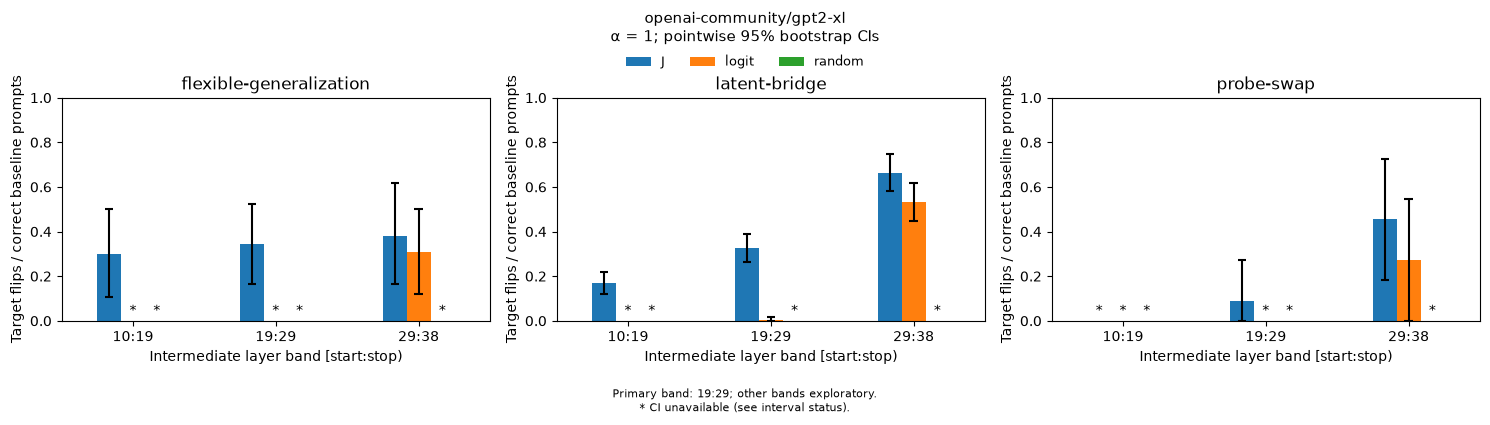
#> input picture poster/source_figures/gpt2-xl_token_swap_layer_bands.png, 1490 x 425 px; its folder holds 3 pictures in this run
$ python digitize_token_swap_figures.py
#> lines starting #> are read from the running program, lines starting #| are printed output that depends on the picture
### poster/digitize_bootstrap_figures.py
"""Digitize the bootstrap pass@k figures of the latent-bridge benchmark notebooks.

The interval CSVs of the GPT-2 XL and Gemma 4 31B runs exist only on the
machines that ran them, so their curves are read back from the PNG figures
saved in the notebooks. The figures come from one known matplotlib recipe
(`latent_bridge_v2_lens_benchmark_bootstrap.ipynb`, pass@k cell):

* panels in sorted dataset order, shared log x axis over k = 1..100 with
  default 5% margins, fixed y limits (-0.02, 1.02);
* J-lens #2a78d6 and logit lens #eb6834; intermediate solid, control dashed;
* each 95% band is `fill_between(..., alpha=0.12)`, drawn after its line, in the
  order J control, J intermediate, logit control, logit intermediate.

Lines are tracked column by column (two tracks per color); within each segment
between sampled k the solid track is the one with fewer gaps. Bands are read by
matching each pixel to the 9 possible alpha-blend colors. Values are accurate to
roughly one pixel (~0.005 in pass@k); `validate` compares them with exact data.
"""

from __future__ import annotations

import itertools
from pathlib import Path

import numpy as np
import pandas as pd
from PIL import Image

ROOT = Path(__file__).resolve().parents[1]
KS = np.array([1, 2, 5, 10, 20, 50, 100])
YLIM = (-0.02, 1.02)
LOG_XLIM = (np.log10(1) - 0.1, np.log10(100) + 0.1)  # matplotlib's 5% margins
COLORS = {"J-lens": np.array([42, 120, 214.0]), "logit lens": np.array([235, 104, 52.0])}
ALPHA = 0.12
DATASETS = {
    "gpt2-xl": ["association", "latent bridge: all but slot", "multihop", "multihop-easy",
                "multihop-easy-fewshot", "multilingual", "order-ops", "poetry", "typo"],
    "gemma-4-31b": ["association", "latent bridge: all but slot", "multihop", "multihop-easy",
                    "multilingual", "order-ops", "poetry", "typo"],
}
DATASETS["gemma-4-e4b"] = DATASETS["gemma-4-31b"]


def load(path: Path) -> np.ndarray:
    return np.asarray(Image.open(path).convert("RGB"), dtype=float)


def find_panels(image: np.ndarray, min_length: int = 250) -> list[tuple[float, float, float, float]]:
    """Return (left, right, top, bottom) spine centers of every axes, row-major."""
    dark = image.max(axis=2) < 110
    spans = []  # (row, start, end) of long horizontal dark runs
    for row in range(dark.shape[0]):
        cols = np.flatnonzero(dark[row])
        if len(cols) < min_length:
            continue
        breaks = np.flatnonzero(np.diff(cols) > 1)
        for seg in np.split(cols, breaks + 1):
            if len(seg) >= min_length:
                spans.append((row, seg[0], seg[-1]))
    panels = []
    for (start, end), group in itertools.groupby(
        sorted(spans, key=lambda s: (round(s[1] / 4), round(s[2] / 4), s[0])),
        key=lambda s: (round(s[1] / 4), round(s[2] / 4)),
    ):
        rows = [s[0] for s in group]
        # Merge adjacent anti-aliased rows into single spine positions.
        lines, current = [], [rows[0]]
        for r in rows[1:]:
            if r - current[-1] <= 2:
                current.append(r)
            else:
                lines.append(np.mean(current))
                current = [r]
        lines.append(np.mean(current))
        for top, bottom in zip(lines[0::2], lines[1::2], strict=True):
            panels.append((start * 4.0, end * 4.0, top, bottom))
    # Refine left/right from the dark vertical spines near the rough edges.
    refined = []
    for left, right, top, bottom in panels:
        rows = slice(int(top) + 3, int(bottom) - 2)
        columns = dark[rows].mean(axis=0)
        def spine(near):
            window = np.arange(max(0, int(near) - 8), min(dark.shape[1], int(near) + 9))
            hits = window[columns[window] > 0.8]
            return hits.mean() if len(hits) else near
        refined.append((spine(left), spine(right), top, bottom))
    return sorted(refined, key=lambda p: (round(p[2] / 20), p[0]))


def blend_palette() -> dict[tuple[int, int], np.ndarray]:
    """Background colors for nJ, nL overlapping 12% bands (J bands drawn first)."""
    palette = {}
    for n_j, n_l in itertools.product(range(3), range(3)):
        color = np.full(3, 255.0)
        for _ in range(n_j):
            color = (1 - ALPHA) * color + ALPHA * COLORS["J-lens"]
        for _ in range(n_l):
            color = (1 - ALPHA) * color + ALPHA * COLORS["logit lens"]
        palette[n_j, n_l] = color
    return palette


PALETTE = blend_palette()


# [361 lines left out: functions line_masks, column_runs, track, segment_line, classify_bands, band_interval and 8 more, not called in this run]


# [2 lines that do not run on import are left out]

### poster/digitize_token_swap_figures.py
"""Digitize the token-swap layer-band bar charts and extract exact primary-band values.

The bootstrap interval CSVs of the GPT-2 XL and Gemma 4 31B token-swap runs
exist only on the machines that ran them, so per-band values are read back from
the saved chart (`model_agnostic_token_swap_bootstrap.ipynb`, layer-band cell):

* one panel per dataset, pandas bars for J / logit / random (C0, C1, C2) at
  x = band index + (-1/6, 0, 1/6), x limits (-0.5, 2.5), y limits (0, 1);
* black percentile error bars at the bar center; zero bars are invisible and
  have degenerate (null) intervals.

The primary (middle) band is taken from the exact interval table saved in the
notebook (cell 18); it also serves to check the digitized values.
"""

from __future__ import annotations

import json
from pathlib import Path

import numpy as np
import pandas as pd
from digitize_bootstrap_figures import find_panels, load
from extract_exact_k10 import first_html_table

ROOT = Path(__file__).resolve().parents[1]
NOTEBOOKS = {
    "gpt2-xl": "notebooks/gpt2-xl/token_swap/gpt2xl_token_swap_bootstrap.ipynb",
    "gemma-4-31b": "notebooks/gemma-4-31b/token_swap/gemma31b_model_agnostic_token_swap_bootstrap.ipynb",
    "gemma-4-e4b": "notebooks/gemma-4-e4b/token_swap/model_agnostic_token_swap_bootstrap.ipynb",
}
DATASETS = ["flexible-generalization", "latent-bridge", "probe-swap"]
BANDS = ["early", "middle", "late"]  # 20-40%, 40-60%, 60-80% of depth (intermediate_bands)
ARMS = {"J": np.array([31, 119, 180.0]), "logit": np.array([255, 127, 14.0]),
        "random": np.array([44, 160, 44.0])}


def digitize(model: str) -> pd.DataFrame:
    image = load(ROOT / f"poster/source_figures/{model}_token_swap_layer_bands.png")
    panels = find_panels(image, min_length=300)
    if len(panels) != len(DATASETS):
        raise ValueError(f"{model}: found {len(panels)} panels")
    dark = image.max(axis=2) < 90
    rows = []
    for dataset, (left, right, top, bottom) in zip(DATASETS, panels, strict=True):
        def x_px(x):
            return left + (x + 0.5) / 3 * (right - left)

        def value(y):
            return (bottom - y) / (bottom - top)

        inner = slice(int(top) + 2, int(bottom) - 1)
        for b, band in enumerate(BANDS):
            for a, (arm, color) in enumerate(ARMS.items()):
                center = x_px(b + (a - 1) / 6)
                # Bar color away from the centered error bar and its caps.
                side = [int(round(center + d)) for d in (-7, -6, 6, 7)]
                hits = [np.flatnonzero(np.linalg.norm(image[inner, x] - color, axis=1) < 40)
                        for x in side]
                tops = [h[0] for h in hits if len(h) >= 2]
                if not tops:
                    rows.append(dict(model=model, dataset=dataset, band=band, arm=arm,
                                     estimate=0.0, ci_low=np.nan, ci_high=np.nan))
                    continue
                bar_top = np.median(tops) + int(top) + 2 - 0.5
                column = dark[inner, int(round(center)) - 1:int(round(center)) + 2].any(axis=1)
                runs = np.flatnonzero(column)
                ci = (np.nan, np.nan)
                if len(runs):
                    groups = np.split(runs, np.flatnonzero(np.diff(runs) > 1) + 1)
                    # The error bar is the dark run that spans the bar top.
                    row_top = bar_top - (int(top) + 2)
                    g = next((g for g in groups if g[0] - 3 <= row_top <= g[-1] + 3), None)
                    if g is not None and len(g) >= 3:
                        hi = g[0] + int(top) + 2
                        lo = g[-1] + int(top) + 2
                        ci = (max(0.0, value(lo + 0.5)), min(1.0, value(hi - 0.5)))
                rows.append(dict(model=model, dataset=dataset, band=band, arm=arm,
                                 estimate=float(np.clip(value(bar_top), 0, 1)),
                                 ci_low=ci[0], ci_high=ci[1]))
    return pd.DataFrame(rows)


def exact_primary(model: str) -> pd.DataFrame:
    cells = json.loads((ROOT / NOTEBOOKS[model]).read_text())["cells"]
    table = first_html_table(cells[18])
    for column in ("estimate", "ci_low", "ci_high", "n_units", "n_clusters", "n_trials"):
        table[column] = pd.to_numeric(table[column], errors="coerce")
    return table.assign(model=model, band="middle")


def main() -> None:
    digitized = pd.concat([digitize(m) for m in NOTEBOOKS], ignore_index=True)
#> in find_panels, `dark = image.max(axis=2) < 110`:
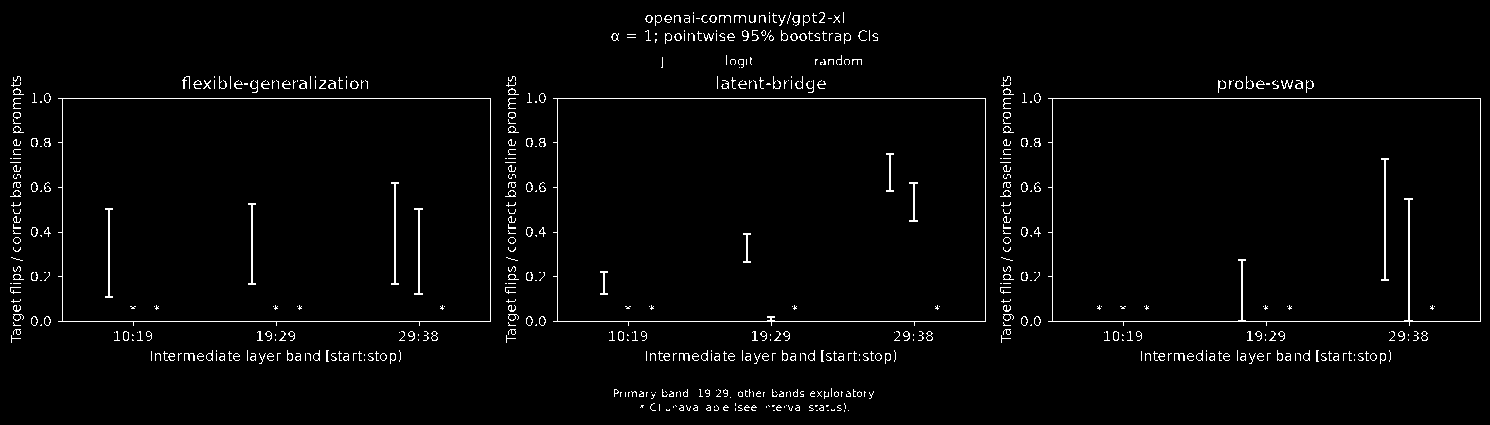
#> dark: shape (425, 1490) bool; 2.4% white in thin lines or dots
#> the loop in find_panels, `for row in range(dark.shape[0]):` made 425 passes
#> cols on passes 13 to 15: [693, 769, 790, 820, 821, 822, 823, 843], [693, 769, 773, 790, 813, 819, 823, 824, 843], [773, 790, 813, 824, 843]
#> after the loop in find_panels, `for row in range(dark.shape[0]):`: spans = [(98, 58, 490), (98, 553, 985), (98, 1048, 1480), (321, 58, 490), (321, 553, 985), (321, 1048, 1480)]
#> the loop in find_panels, `for (start, end), group in itertools.groupby( sorted(spans, key=lambda..` made 3 passes
#> (start, end) on passes 1 to 3: (14, 122), (138, 246), (262, 370)
#> after the loop in find_panels, `for (start, end), group in itertools.groupby(`: panels = [(56, 488, 98, 321), (552, 984, 98, 321), (1048, 1480, 98, 321)]
#> the loop in find_panels, `for left, right, top, bottom in panels:` made 3 passes
#> (left, right) on passes 1 to 3: (56, 488), (552, 984), (1048, 1480)
#> after the loop in find_panels, `for left, right, top, bottom in panels:`: refined = [(62, 490, 98, 321), (557, 985, 98, 321), (1052, 1480, 98, 321)]
#> in digitize, `panels = find_panels(image, min_length=300)`: panels has the same summary as refined in find_panels
#> the loop in digitize, `for dataset, (left, right, top, bottom) in zip(DATASETS, panels, stric..` made 3 passes
#> (dataset, left, right) on passes 1 to 3: ('flexible-generalization', 62, 490), ('latent-bridge', 557, 985), ('probe-swap', 1052, 1480)
#> after the loop in digitize, `for dataset, (left, right, top, bottom) in zip(DATASETS, panels, stric..`: rows = 27 items
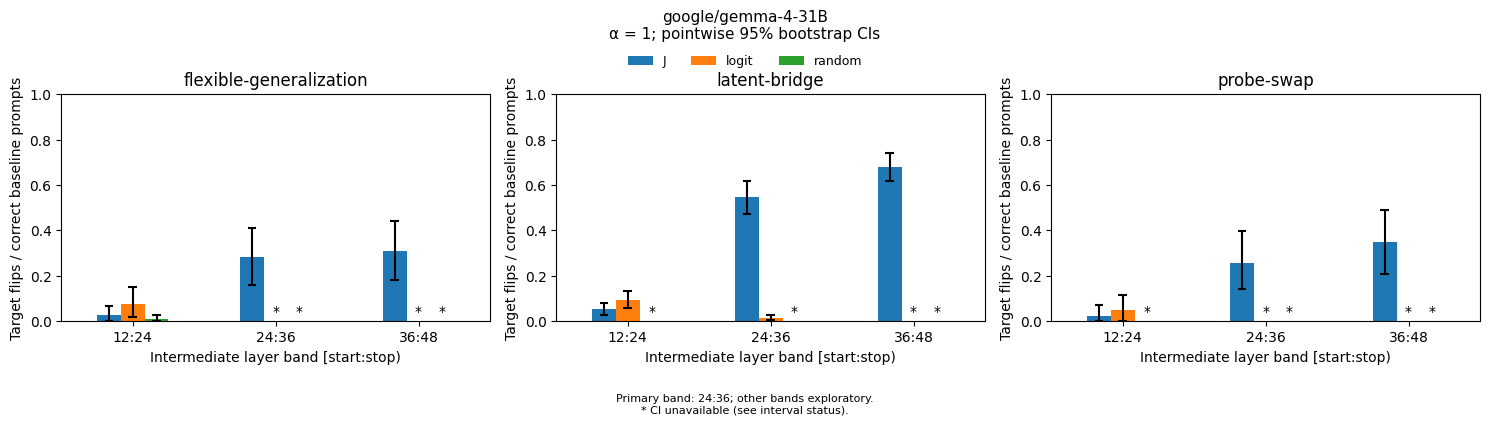
#> input picture poster/source_figures/gemma-4-31b_token_swap_layer_bands.png, 1490 x 425 px
#> the loop in find_panels (call 2), `for row in range(dark.shape[0]):` made 425 passes
#> cols on passes 13, 23, 24: [702, 717, 787, 789, 805, 812, 813, 819, 825], [670, 697, 698, 714, 726], [669, 670, 696, 697, 721, 725, 726]
#> the loop in find_panels (call 2), `for (start, end), group in itertools.groupby( sorted(spans, key=lambda..` made 3 passes
#> the loop in find_panels (call 2), `for left, right, top, bottom in panels:` made 3 passes
#> the loop in digitize (call 2), `for dataset, (left, right, top, bottom) in zip(DATASETS, panels, stric..` made 3 passes
#> (dataset, left, right) on passes 1 to 3: ('flexible-generalization', 61, 490), ('latent-bridge', 556, 985), ('probe-swap', 1051, 1480)
#> call 3 of digitize, with model = 'gemma-4-e4b'
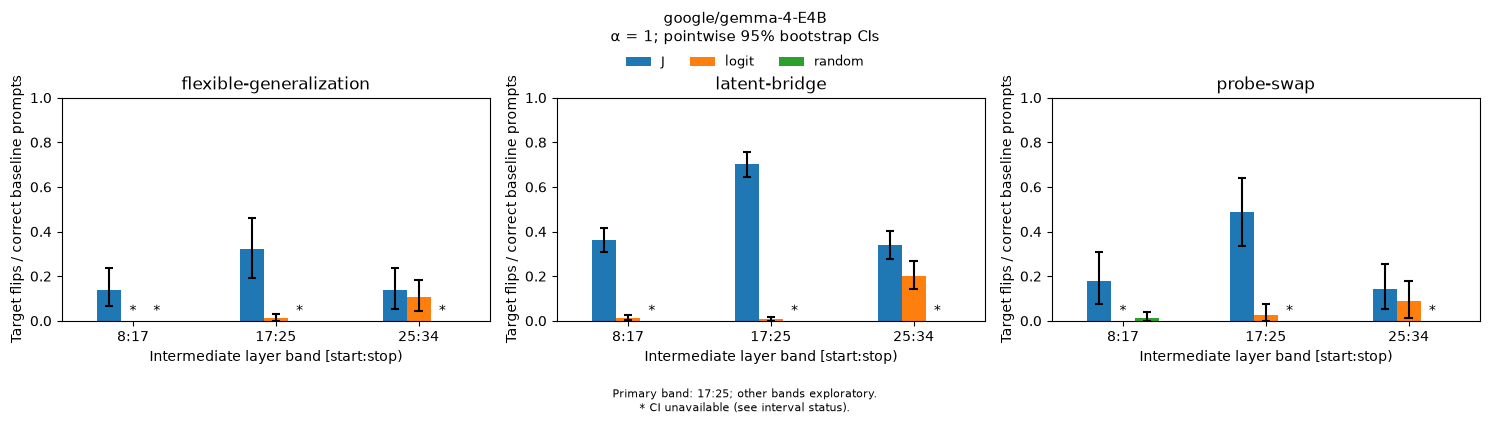
#> input picture poster/source_figures/gemma-4-e4b_token_swap_layer_bands.png, 1490 x 425 px
#> call 3 of find_panels, with min_length = 300
#> in find_panels (call 3), `dark = image.max(axis=2) < 110`:
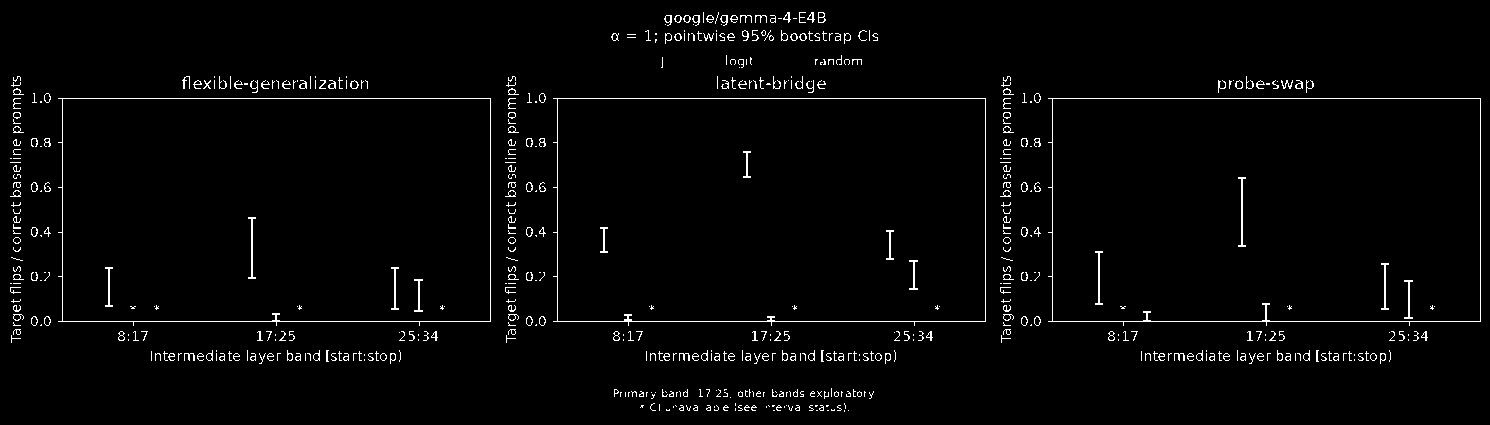
#> dark: shape (425, 1490) bool; 2.3% white in thin lines or dots
#> the loop in find_panels (call 3), `for row in range(dark.shape[0]):` made 425 passes
#> cols on passes 14, 15, 24: [703, 718, 787, 788, 789, 799, 811, 812, 813, 818, 823, 824], [703, 718, 786, 788, 789, 799, 810, 812, 813, 818, 824], [670, 698, 715, 726]
#> the loop in find_panels (call 3), `for (start, end), group in itertools.groupby( sorted(spans, key=lambda..` made 3 passes
#> the loop in find_panels (call 3), `for left, right, top, bottom in panels:` made 3 passes
#> in digitize (call 3), `panels = find_panels(image, min_length=300)`: panels has the same summary as refined in find_panels
#> in digitize (call 3), `dark = image.max(axis=2) < 90`:
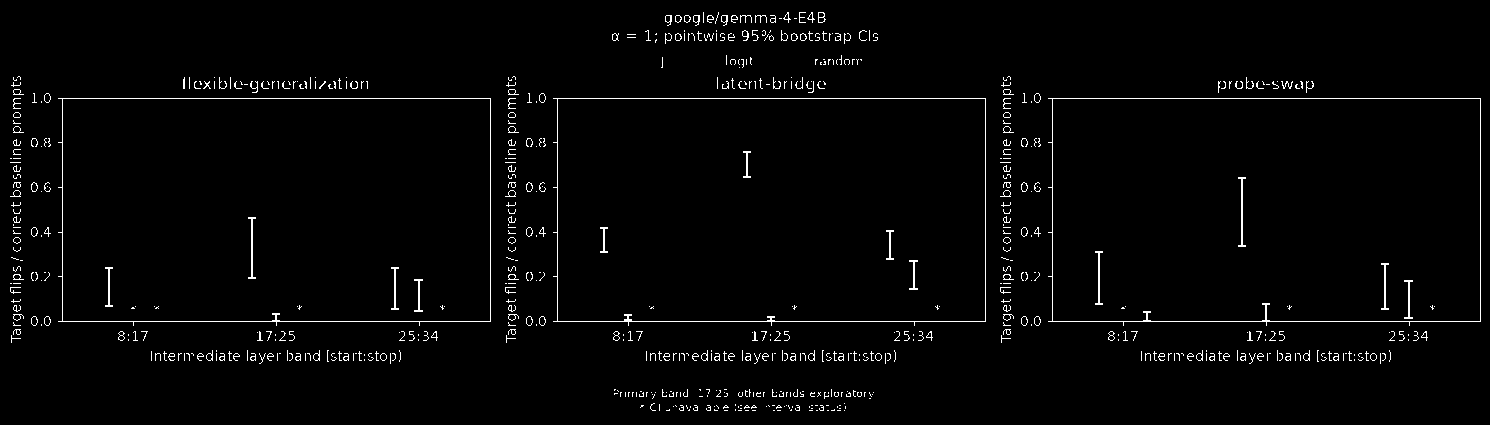
#> dark: shape (425, 1490) bool; 2.1% white in thin lines or dots
#> the loop in digitize (call 3), `for dataset, (left, right, top, bottom) in zip(DATASETS, panels, stric..` made 3 passes
#> digitized = table of 81 rows and 7 columns
    exact = pd.concat([exact_primary(m) for m in NOTEBOOKS], ignore_index=True)
    digitized.to_csv(ROOT / "poster/data/token_swap_digitized.csv", index=False)
    exact.to_csv(ROOT / "poster/data/token_swap_exact_primary.csv", index=False)
    arms = exact[exact.statistic.eq("arm")]
    check = digitized.merge(arms[["model", "dataset", "band", "arm", "estimate", "ci_low", "ci_high"]],
                            on=["model", "dataset", "band", "arm"], suffixes=("", "_exact"))
    for column in ("estimate", "ci_low", "ci_high"):
        check[f"err_{column}"] = (check[column] - check[f"{column}_exact"]).abs()
    errors = ["err_estimate", "err_ci_low", "err_ci_high"]
    print("Primary band, digitized vs exact (absolute error):")
    print(check.groupby("model")[errors].agg(["mean", "max"]).round(4).to_string())
    print(check[["model", "dataset", "arm", "estimate", "estimate_exact", "ci_low", "ci_low_exact",
                 "ci_high", "ci_high_exact"]].round(3).to_string(index=False))


if __name__ == "__main__":
#> (the run stopped early here; a loop or call above may not have finished)
